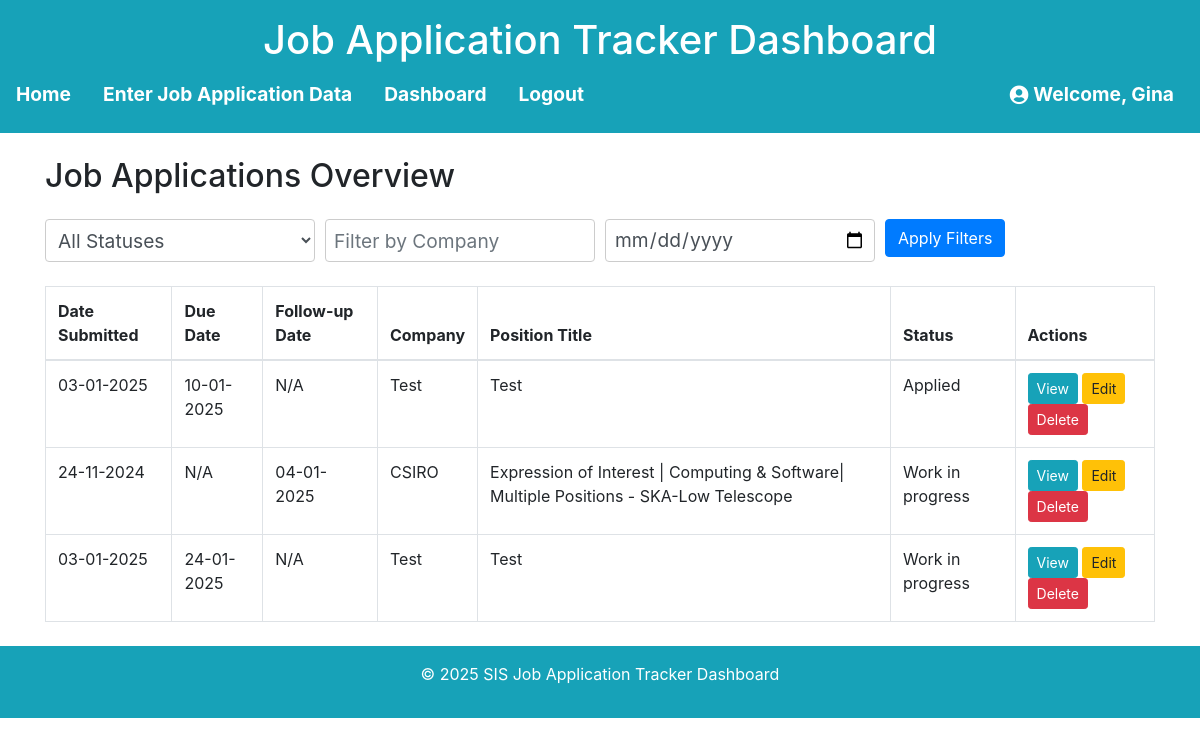
/dashboard (signed in), run on an earlier commit of the app's database.
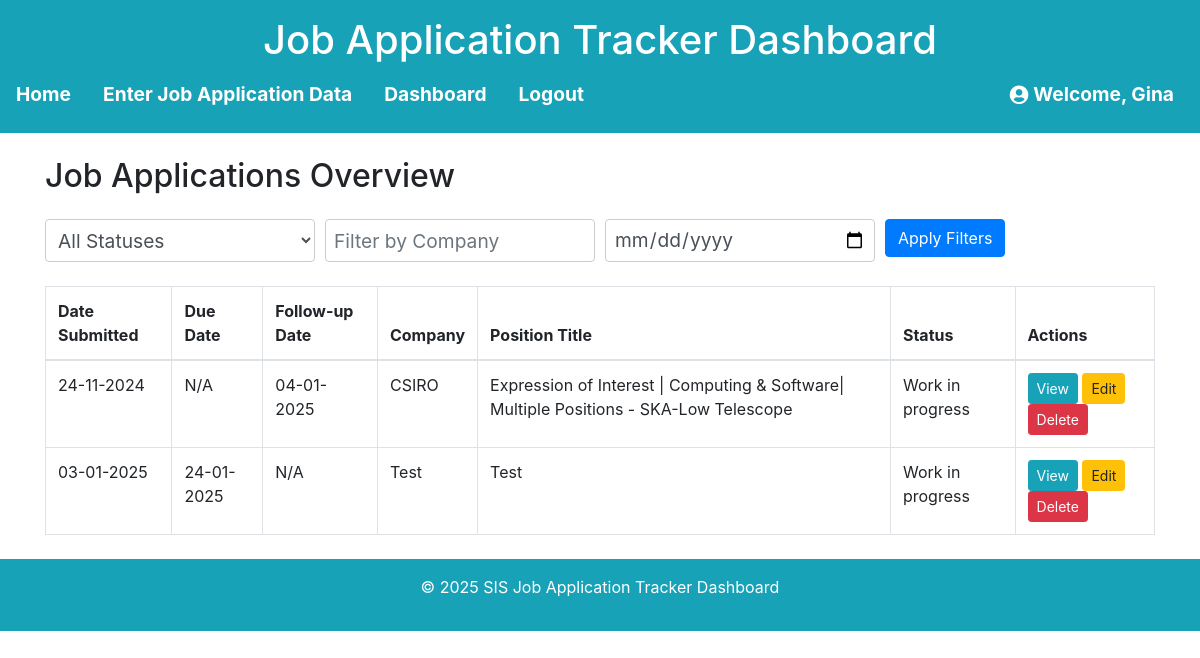
And on a later commit of the database.
### models.py (models this page shows, shortened)
class User(UserMixin, db.Model):
    id = db.Column(db.Integer, primary_key=True)
    username = db.Column(db.String(64), unique=True, nullable=False)
    email = db.Column(db.String(120), unique=True, nullable=False)
    password_hash = db.Column(db.String(128))

class JobApplication(db.Model):
    id = db.Column(db.Integer, primary_key=True)
    date_submitted = db.Column(db.Date, nullable=True)
    due_date = db.Column(db.Date, nullable=True)
    follow_up_date = db.Column(db.Date, nullable=True)
    company = db.Column(db.String(120), nullable=False)
    contact = db.Column(db.String(120), nullable=True)
    position_title = db.Column(db.String(120), nullable=False)
    status = db.Column(db.String(50), nullable=False)
    cv_submitted = db.Column(db.String(10), nullable=False)
    cover_letter_submitted = db.Column(db.String(10), nullable=False)
    follow_up_sent = db.Column(db.String(10), nullable=False)
    follow_up_message = db.Column(db.Text, nullable=True)
    notes = db.Column(db.Text, nullable=True)
    user_id = db.Column(db.Integer, db.ForeignKey('user.id'), nullable=False)
    user = db.relationship('User', backref=db.backref('job_applications', lazy=True))

### app.py (the view, shortened to what this page needs)
@app.route('/dashboard', methods=['GET', 'POST'])
@login_required
def dashboard():
    print(f"User authenticated: {current_user.is_authenticated}")
    all_applications = JobApplication.query.filter_by(user_id=current_user.id).all()
    filtered_applications = []
    for application in all_applications:
        if request.args.get('status') and request.args.get('status') != application.status:
            continue
        if request.args.get('company') and request.args.get('company').lower() not in application.company.lower():
            continue
        if request.args.get('due_before') and application.due_date:
            due_before = datetime.strptime(request.args.get('due_before'), "%d-%m-%Y")
            if application.due_date > due_before:
                continue
            filtered_applications.append(application)
    application_form = JobApplicationForm()
    delete_form = DeleteForm()
    return render_template(
        'dashboard.html',
        applications=filtered_applications or all_applications,
        application_form=application_form,
        delete_form=delete_form)

### app.py
class DeleteForm(FlaskForm):
    csrf_token = HiddenField()

### app.py (called while the page is built)
@login_manager.user_loader
def load_user(user_id):
    return db.session.get(User, int(user_id))

### templates/dashboard.html (shortened to what this page needs)
{% extends "base.html" %}
{% block content %}
<h2 class="mb-4">Job Applications Overview</h2>
<form method="GET" action="{{ url_for('dashboard') }}">
    <div class="form-row">
        <div class="col-md-3">
            <select name="status" class="form-control">
                <option value="">All Statuses</option>
            </select>
        </div>
        <div class="col-md-3">
            <input type="text" name="company" placeholder="Filter by Company" class="form-control">
        </div>
        <div class="col-md-3">
            <input type="date" name="due_before" class="form-control" placeholder="Due Before">
        </div>
        <div class="col-md-3">
            <button type="submit" class="btn btn-primary">Apply Filters</button>
        </div>
    </div>
</form>
<table class="table table-bordered mt-4">
    <thead>
        <tr>
            <th>Date Submitted</th>
            <th>Due Date</th>
            <th>Follow-up Date</th>
            <th>Company</th>
            <th>Position Title</th>
            <th>Status</th>
            <th>Actions</th>
        </tr>
    </thead>
    <tbody>
        {% for application in applications %}
        <tr>
            <td>{{ application.date_submitted.strftime('%d-%m-%Y') if application.date_submitted else 'N/A' }}</td>
            <td>{{ application.due_date.strftime('%d-%m-%Y') if application.due_date else 'N/A' }}</td>
            <td>{{ application.follow_up_date.strftime('%d-%m-%Y') if application.follow_up_date else 'N/A' }}</td>
            <td>{{ application.company }}</td>
            <td>{{ application.position_title }}</td>
            <td>{{ application.status }}</td>
            <td>
                <a href="{{ url_for('view_application', application_id=application.id) }}" class="btn btn-sm btn-info">View</a>
                <a href="{{ url_for('edit_application', application_id=application.id) }}" class="btn btn-sm btn-warning">Edit</a>
                <form action="{{ url_for('delete_application', application_id=application.id) }}" method="POST" class="delete-form" style="display: inline;">
                    <button type="submit" class="btn btn-sm btn-danger">Delete</button>
                </form>
            </td>
        </tr>
        {% endfor %}
    </tbody>
</table>
{% endblock %}

### templates/base.html (shortened to what this page needs)
<!DOCTYPE html>
<html lang="en">
<head>
    <link href="https://stackpath.bootstrapcdn.com/bootstrap/4.5.2/css/bootstrap.min.css" rel="stylesheet">
    <link rel="stylesheet" href="https://cdnjs.cloudflare.com/ajax/libs/font-awesome/5.15.3/css/all.min.css">
    <link rel="stylesheet" href="{{ url_for('static', filename='style.css') }}">
</head>
<body>
    <header class="bg-info text-white text-center py-3 mb-4">
        <h1>Job Application Tracker Dashboard</h1>
        <nav>
            <ul class="nav justify-content-center">
                <li class="nav-item"><a class="nav-link text-white {% if request.endpoint == 'index' %}active{% endif %}" href="{{ url_for('index') }}">Home</a></li>
                <li class="nav-item"><a class="nav-link text-white {% if request.endpoint == 'index' %}active{% endif %}" href="{{ url_for('form') }}">Enter Job Application Data</a></li>
                <li class="nav-item"><a class="nav-link text-white {% if request.endpoint == 'index' %}active{% endif %}" href="{{ url_for('dashboard') }}">Dashboard</a></li>
                {% if current_user.is_authenticated %}
                <li class="nav-item"><a class="nav-link text-white {% if request.endpoint == 'index' %}active{% endif %}" href="{{ url_for('logout') }}">Logout</a></li>
                {% endif %}
                {% if current_user.is_authenticated %}
                    <li class="nav-item ml-auto">
                        <a class="nav-link text-white" href="#">
                            <i class="fas fa-user-circle"></i> Welcome, {{ current_user.username }}
                        </a>
                    </li>
                {% endif %}
            </ul>
        </nav>
    </header>
    <main class="container">
        {% block content %}{% endblock %}
    </main>
    <footer class="bg-info text-white text-center py-3 mt-4">
        <p>&copy; 2025 SIS Job Application Tracker Dashboard</p>
    </footer>
</body>
</html>

### static/style.css (style rules this page uses)
.form-control { width: 100%; padding: 8px; border: 1px solid #ccc; border-radius: 4px; background-color: #fff; font-size: 1.2rem; }
.nav-item.ml-auto { margin-left: auto; padding-right: 10px; }
.nav-item a { display: flex; align-items: center; font-size: 1.2rem; font-weight: bold; }
.nav-item i { margin-right: 5px; }

What changed in the data, as far as the page shows it:
removed JobApplication: date_submitted "03-01-2025", due_date "10-01-2025", follow_up_date "N/A", company "Test", position_title "Test", status "Applied"
